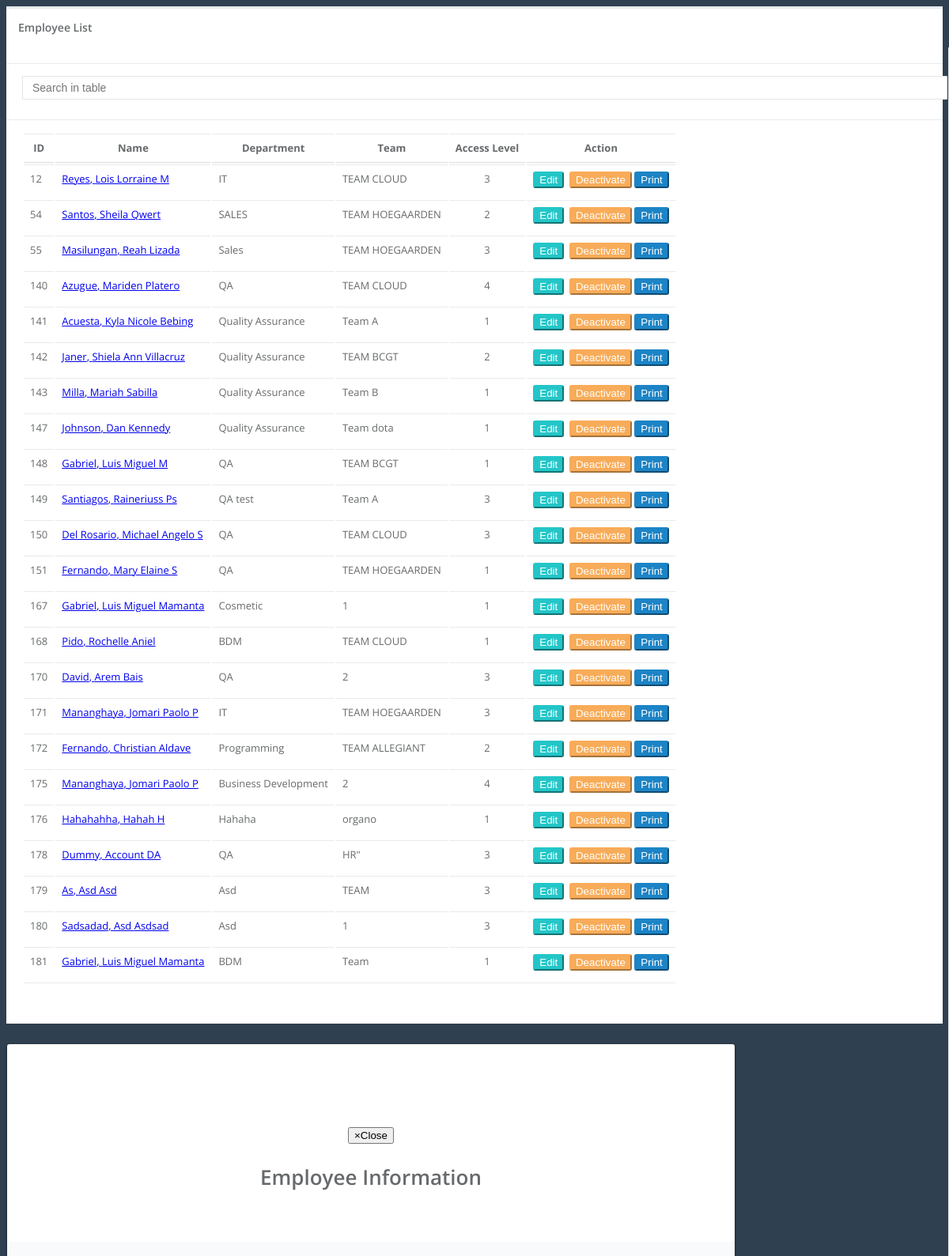
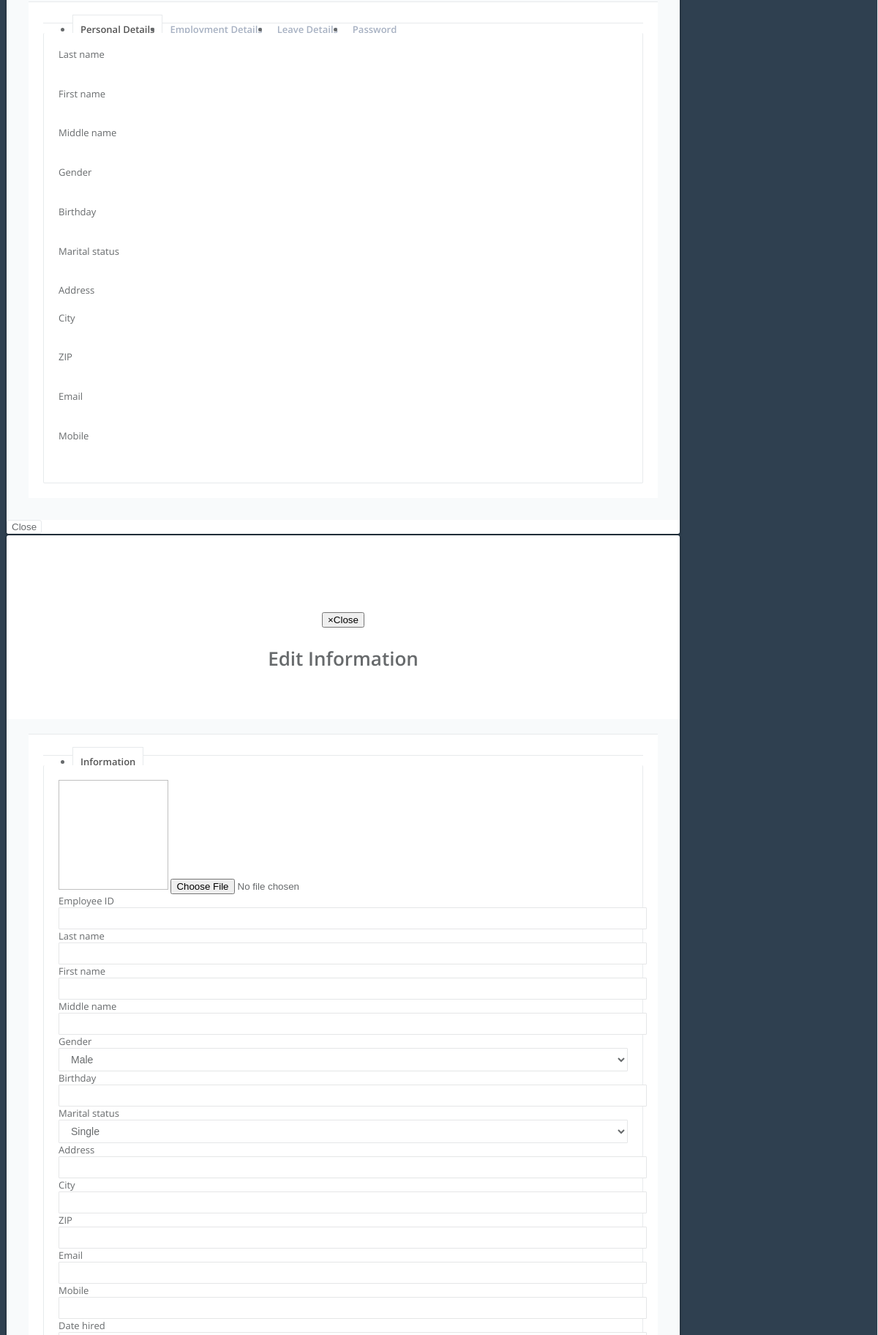
Page /employeelist.php (upper part) on the committed database (2 pictures, top to bottom).
### tables this page shows
CREATE TABLE IF NOT EXISTS `employee` (
  `employee_id` int(10) NOT NULL,
  `employee_lastname` varchar(35) NOT NULL,
  `employee_firstname` varchar(35) NOT NULL,
  `employee_middlename` varchar(35) NOT NULL,
  `employee_gender` varchar(6) NOT NULL,
  `employee_birthday` date NOT NULL,
  `employee_marital` varchar(15) NOT NULL,
  `employee_address` varchar(100) NOT NULL,
  `employee_city` varchar(20) NOT NULL,
  `employee_zip` varchar(10) NOT NULL,
  `employee_email` varchar(255) NOT NULL,
  `employee_cellnum` varchar(15) NOT NULL,
  `employee_type` varchar(20) NOT NULL,
  `employee_jobtitle` varchar(25) NOT NULL,
  `employee_empstatus` varchar(50) NOT NULL,
  `employee_department` varchar(25) NOT NULL,
  `employee_rate` int(6) NOT NULL,
  `employee_taxcode` varchar(9) NOT NULL,
  `employee_dependency` int(2) NOT NULL,
  `employee_sss` varchar(30) NOT NULL,
  `employee_philhealth` varchar(30) NOT NULL,
  `employee_pagibig` varchar(30) NOT NULL,
  `employee_tin` varchar(30) NOT NULL,
  `employee_shift` varchar(20) NOT NULL,
  `employee_datehired` date NOT NULL,
  `employee_restday` varchar(30) NOT NULL,
  `employee_password` varchar(25) NOT NULL,
  `employee_payslippassword` varchar(50) NOT NULL,
  `employee_sickleave` int(2) NOT NULL DEFAULT '0',
  `employee_vacationleave` int(2) NOT NULL DEFAULT '0',
  `employee_incentive` int(2) NOT NULL DEFAULT '0',
  `employee_maternityleave` int(2) NOT NULL DEFAULT '0',
  `employee_paternityleave` int(2) NOT NULL DEFAULT '0',
  `employee_singleparentleave` int(2) NOT NULL DEFAULT '0',
  `employee_status` varchar(10) NOT NULL DEFAULT 'active',
  `employee_team` varchar(50) NOT NULL,
  `employee_team1` varchar(100) NOT NULL,
  `employee_team2` varchar(100) NOT NULL,
  `employee_team3` varchar(100) NOT NULL,
  `employee_level` int(3) NOT NULL,
  `date_start` date NOT NULL,
  `date_end` date NOT NULL,
  `image` longblob NOT NULL,
  `cutoff` varchar(50) NOT NULL,
  `test` varchar(999) NOT NULL,
  `test_idate` date NOT NULL,
  `test_edate` date NOT NULL,
  `loan` varchar(999) NOT NULL,
  `loan_idate` date NOT NULL,
  `loan_edate` date NOT NULL,
  `account_number` int(200) NOT NULL
);

### employeelist.php (the view, shortened to what the rows shown need)
<!DOCTYPE html>
<html>
	<head>
		<link href="css/plugins/toastr/toastr.min.css" rel="stylesheet">
		<link href="css/animate.css" rel="stylesheet">
		<link href="css/style.css" rel="stylesheet">
						<link href="css/plugins/clockpicker/clockpicker.css" rel="stylesheet">
	</head>
	<body>
		<div class="row">
			<div class="col-lg-12">
				<div class="ibox float-e-margins">
						<div class="ibox-content" id = "tableHolderz">
							<?php
							include('dbconfig.php');
								if ($result1 = $mysqli->query("SELECT * FROM employee WHERE employee_status = 'active' ORDER BY employee_id"))
								{
									if ($result1->num_rows > 0)
									{
										echo "<table class='footable table table-stripped' data-page-size='20' data-filter=#filter>";
										echo "<thead>";
										echo "<tr>";
										echo "<th>ID</th>";
										echo "<th>Name</th>";
										echo "<th>Department</th>";
										echo "<th>Team</th>";
										echo "<th style='text-align:center'>Access Level</th>";
										echo "<th style='text-align:center;'>Action</th>";
										echo "</tr>";
										echo "</thead>";
										while ($row1 = mysqli_fetch_object($result1))
										{
											$empid = $row1->employee_id;
											$shiftstart = substr($row1->employee_shift,0,5);
											$shiftstart = date("g : i : A",strtotime($shiftstart));
											$shiftend = substr($row1->employee_shift,6,10);
											$shiftend = date("g : i : A",strtotime($shiftend));
											$restdayArray = split('/', $row1->employee_restday);
											echo "<tr class = 'josh'>";
											echo "<td>" . $row1->employee_id . "</td>";
											echo "<td><a href='#' data-toggle='modal'
														data-employee-id='$empid'
														data-lastname='$row1->employee_lastname'
														data-firstname='$row1->employee_firstname'
														data-middlename='$row1->employee_middlename'
														data-gender='$row1->employee_gender'
														data-birthday='$row1->employee_birthday'
														data-marital='$row1->employee_marital'
														data-address='$row1->employee_address'
														data-city='$row1->employee_city'
														data-zip='$row1->employee_zip'
														data-email='$row1->employee_email'
														data-cellnum='$row1->employee_cellnum'
														data-employeetype='$row1->employee_type'
														data-employeestatus='$row1->employee_empstatus'
														data-department='$row1->employee_department'
														data-rate='$row1->employee_rate'
														data-taxcode='$row1->employee_taxcode'
														data-sss='$row1->employee_sss'
														data-philhealth='$row1->employee_philhealth'
														data-pagibig='$row1->employee_pagibig'
														data-tin='$row1->employee_tin'
														data-cutoff='$row1->cutoff'
														data-shift='".$shiftstart." - ".$shiftend."'
														data-datehired='$row1->employee_datehired'
														data-restday='$row1->employee_restday'
														data-jobtitle='$row1->employee_jobtitle'
														data-password='$row1->employee_password'
														data-level='$row1->employee_level'
														data-acctnum='$row1->account_number'
														data-team1='$row1->employee_team'
														data-team2='$row1->employee_team1'
														data-team3='$row1->employee_team2'
														data-team4='$row1->employee_team3'
														data-payslippassword='$row1->employee_payslippassword'
											data-target='#myModal2' class = 'viewempdialog'>" . $row1->employee_lastname . "," . " " . $row1->employee_firstname . " " . $row1->employee_middlename . "</a></td>";
											echo "<td>" . $row1->employee_department . "</td>";
											echo "<td>" . $row1->employee_team . "</td>";
											echo "<td style='text-align:center'>" . $row1->employee_level . "</td>";
											echo "<td style='text-align:center;'><a href='#' data-toggle='modal'
													data-employee-id='$empid'
													data-lastname='$row1->employee_lastname'
													data-firstname='$row1->employee_firstname'
													data-middlename='$row1->employee_middlename'
													data-gender='$row1->employee_gender'
													data-birthday='$row1->employee_birthday'
													data-marital='$row1->employee_marital'
													data-address='$row1->employee_address'
													data-city='$row1->employee_city'
													data-zip='$row1->employee_zip'
													data-email='$row1->employee_email'
													data-cellnum='$row1->employee_cellnum'
													data-employeetype='$row1->employee_type'
													data-employeestatus='$row1->employee_empstatus'
													data-department='$row1->employee_department'
													data-rate='$row1->employee_rate'
													data-taxcode='$row1->employee_taxcode'
													data-sss='$row1->employee_sss'
													data-philhealth='$row1->employee_philhealth'
													data-pagibig='$row1->employee_pagibig'
													data-tin='$row1->employee_tin'
													data-cutoff='$row1->cutoff'
													data-shift='$shiftstart'
													data-shift2='$shiftend'
													data-datehired='$row1->employee_datehired'
													data-restday='".$restdayArray[0]."'
													data-restday2='".$restdayArray[1]."'
													data-jobtitle='$row1->employee_jobtitle'
													data-password='$row1->employee_password'
													data-level='$row1->employee_level'
													data-team1='$row1->employee_team'
													data-team2='$row1->employee_team1'
													data-team3='$row1->employee_team2'
													data-team4='$row1->employee_team3'
													data-acctnum='$row1->account_number'
													data-payslippassword='$row1->employee_payslippassword'
													data-im='$row1->image'
													data-target='#myModal4' class = 'editempdialog'><button class='btn btn-info' name = 'edit' type='button'><i class='fa fa-paste'></i> Edit</button></a>&nbsp;&nbsp;";
											echo "<a href='#' id='$empid' class = 'delete'><button class='btn btn-warning' type='button'><i class='fa fa-warning'></i> Deactivate</button></button></a>
											<a href = 'employeedocument.php?id=$empid'><button class='btn btn-success' type='button'><i class='fa fa-print'></i> Print</button></a>";
											echo "</tr>";
										}
										echo "</table>";
									}
								}
						?>
						</div>
				</div>
			</div>
        </div>
		<link href="css/timepicki.css" rel="stylesheet">
		<?php
			include('menufooter.php');
		?>
	</body>
</html>

### rows in the picture
employee: employee_id "12", employee_lastname "Reyes", employee_firstname "Lois Lorraine", employee_middlename "M", employee_department "IT", employee_team "TEAM CLOUD", employee_level "3"
employee: employee_id "54", employee_lastname "Santos", employee_firstname "Sheila", employee_middlename "Qwert", employee_department "SALES", employee_team "TEAM HOEGAARDEN", employee_level "2"
employee: employee_id "55", employee_lastname "Masilungan", employee_firstname "Reah", employee_middlename "Lizada", employee_department "Sales", employee_team "TEAM HOEGAARDEN", employee_level "3"
employee: employee_id "140", employee_lastname "Azugue", employee_firstname "Mariden", employee_middlename "Platero", employee_department "QA", employee_team "TEAM CLOUD", employee_level "4"
employee: employee_id "141", employee_lastname "Acuesta", employee_firstname "Kyla Nicole", employee_middlename "Bebing", employee_department "Quality Assurance", employee_team "Team A", employee_level "1"
employee: employee_id "142", employee_lastname "Janer", employee_firstname "Shiela Ann", employee_middlename "Villacruz", employee_department "Quality Assurance", employee_team "TEAM BCGT", employee_level "2"
employee: employee_id "143", employee_lastname "Milla", employee_firstname "Mariah", employee_middlename "Sabilla", employee_department "Quality Assurance", employee_team "Team B", employee_level "1"
employee: employee_id "147", employee_lastname "Johnson", employee_firstname "Dan", employee_middlename "Kennedy", employee_department "Quality Assurance", employee_team "Team dota", employee_level "1"
employee: employee_id "148", employee_lastname "Gabriel", employee_firstname "Luis Miguel", employee_middlename "M", employee_department "QA", employee_team "TEAM BCGT", employee_level "1"
employee: employee_id "149", employee_lastname "Santiagos", employee_firstname "Raineriuss", employee_middlename "Ps", employee_department "QA test", employee_team "Team A", employee_level "3"
employee: employee_id "150", employee_lastname "Del Rosario", employee_firstname "Michael Angelo", employee_middlename "S", employee_department "QA", employee_team "TEAM CLOUD", employee_level "3"
employee: employee_id "151", employee_lastname "Fernando", employee_firstname "Mary Elaine", employee_middlename "S", employee_department "QA", employee_team "TEAM HOEGAARDEN", employee_level "1"
employee: employee_id "167", employee_lastname "Gabriel", employee_firstname "Luis Miguel", employee_middlename "Mamanta", employee_department "Cosmetic", employee_team "1", employee_level "1"
employee: employee_id "168", employee_lastname "Pido", employee_firstname "Rochelle", employee_middlename "Aniel", employee_department "BDM", employee_team "TEAM CLOUD", employee_level "1"
employee: employee_id "170", employee_lastname "David", employee_firstname "Arem", employee_middlename "Bais", employee_department "QA", employee_team "2", employee_level "3"
employee: employee_id "171", employee_lastname "Mananghaya", employee_firstname "Jomari Paolo", employee_middlename "P", employee_department "IT", employee_team "TEAM HOEGAARDEN", employee_level "3"
employee: employee_id "172", employee_lastname "Fernando", employee_firstname "Christian", employee_middlename "Aldave", employee_department "Programming", employee_team "TEAM ALLEGIANT", employee_level "2"
employee: employee_id "175", employee_lastname "Mananghaya", employee_firstname "Jomari Paolo", employee_middlename "P", employee_department "Business Development", employee_team "2", employee_level "4"
employee: employee_id "176", employee_lastname "Hahahahha", employee_firstname "Hahah", employee_middlename "H", employee_department "Hahaha", employee_team "organo", employee_level "1"
employee: employee_id "178", employee_lastname "Dummy", employee_firstname "Account", employee_middlename "DA", employee_department "QA", employee_team "HR\"", employee_level "3"
employee: employee_id "179", employee_lastname "As", employee_firstname "Asd", employee_middlename "Asd", employee_department "Asd", employee_team "TEAM", employee_level "3"
employee: employee_id "180", employee_lastname "Sadsadad", employee_firstname "Asd", employee_middlename "Asdsad", employee_department "Asd", employee_team "1", employee_level "3"
employee: employee_id "181", employee_lastname "Gabriel", employee_firstname "Luis Miguel", employee_middlename "Mamanta", employee_department "BDM", employee_team "Team", employee_level "1"
